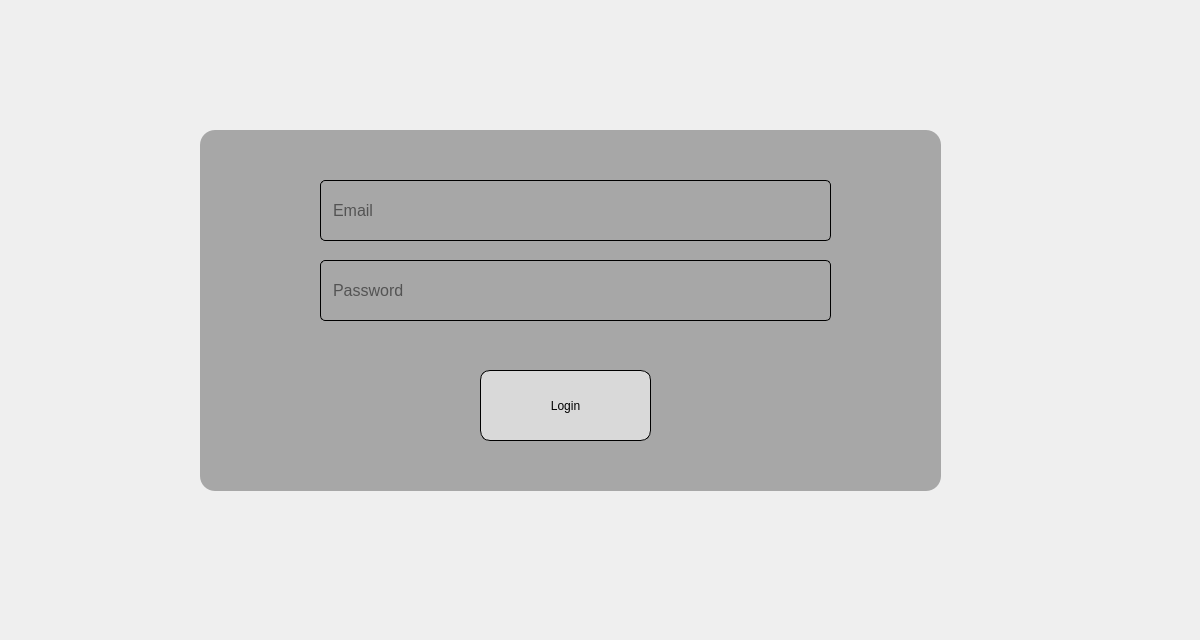
    <widget class="QWidget" name="tab">
     <attribute name="title">
      <string>Login</string>
     </attribute>
     <widget class="QLabel" name="label">
      <property name="geometry">
       <rect>
        <x>0</x>
        <y>0</y>
        <width>1191</width>
        <height>631</height>
       </rect>
      </property>
      <property name="styleSheet">
       <string notr="true">background-image: url(:/icon/images/bg.jpg);
background-repeat:no-repeat;</string>
      </property>
      <property name="text">
       <string/>
      </property>
      <property name="pixmap">
       <pixmap resource="icons.qrc">:/icon/images/bg.jpg</pixmap>
      </property>
      <property name="scaledContents">
       <bool>true</bool>
      </property>
     </widget>
     <widget class="QWidget" name="widget" native="true">
      <property name="geometry">
       <rect>
        <x>200</x>
        <y>130</y>
        <width>741</width>
        <height>361</height>
       </rect>
      </property>
      <property name="styleSheet">
       <string notr="true">background-color: rgb(167, 167, 167);
border-radius:15px;</string>
      </property>
      <widget class="QLineEdit" name="lineEdit">
       <property name="geometry">
        <rect>
         <x>120</x>
         <y>50</y>
         <width>511</width>
         <height>61</height>
        </rect>
       </property>
       <property name="styleSheet">
        <string notr="true">border:1px solid black;
border-radius:5px;
padding-right:10px;
padding-left:10px;
color:black;
font: 700 9pt &quot;Segoe UI&quot;;
font-size:12pt;</string>
       </property>
       <property name="placeholderText">
        <string>Email</string>
       </property>
      </widget>
      <widget class="QLineEdit" name="lineEdit_2">
       <property name="geometry">
        <rect>
         <x>120</x>
         <y>130</y>
         <width>511</width>
         <height>61</height>
        </rect>
       </property>
       <property name="styleSheet">
        <string notr="true">border:1px solid black;
border-radius:5px;
padding-right:10px;
padding-left:10px;
color:black;
font: 700 9pt &quot;Segoe UI&quot;;
font-size:12pt;</string>
       </property>
       <property name="placeholderText">
        <string>Password</string>
       </property>
      </widget>
      <widget class="QPushButton" name="pushButton_5">
       <property name="geometry">
        <rect>
         <x>280</x>
         <y>240</y>
         <width>171</width>
         <height>71</height>
        </rect>
       </property>
       <property name="cursor">
        <cursorShape>PointingHandCursor</cursorShape>
       </property>
       <property name="styleSheet">
        <string notr="true">border:1px solid black;
border-radius:10px;
color:black;
background-color: rgb(217, 217, 217);
font: 700 16pt &quot;Segoe UI&quot;;</string>
       </property>
       <property name="text">
        <string>Login</string>
       </property>
      </widget>
     </widget>
    </widget>
